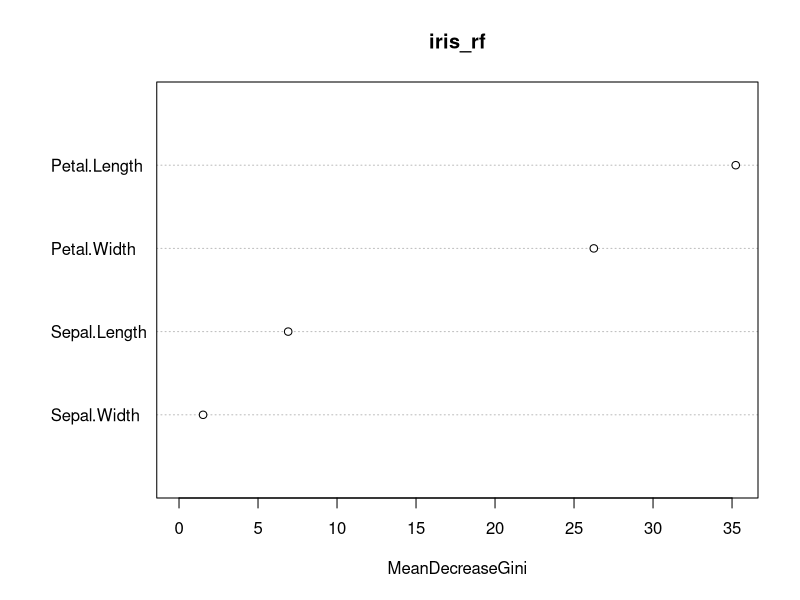
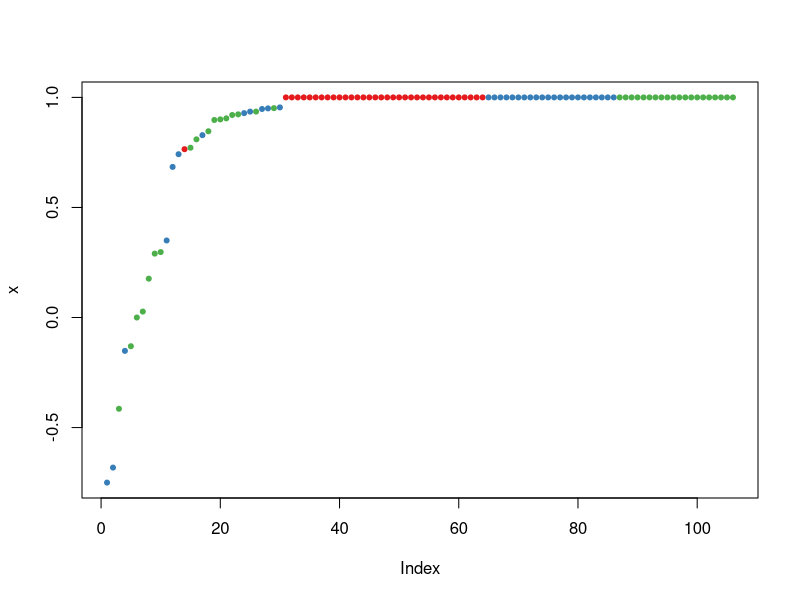
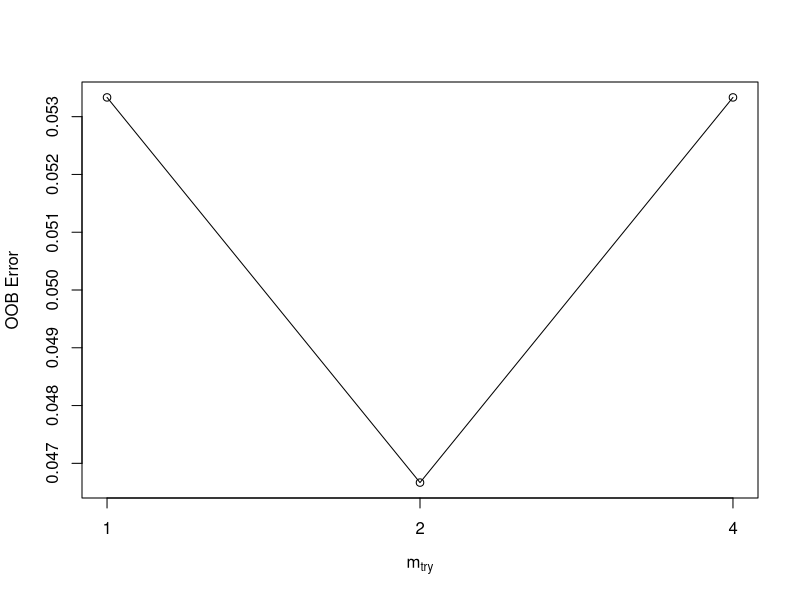

Source code (R) for these figures, in order:
library(ggplot2)
library(randomForest)

data(iris)
dim(iris)
nrow(iris)
names(iris)
head(iris)
summary(iris)
str(iris)

#Split iris data to Training data and testing data

ind <- sample(2,nrow(iris),replace=TRUE,prob=c(0.7,0.3))
trainData <- iris[ind==1,]
testData <- iris[ind==2,]

#Generate Random Forest learning treee
iris_rf <- randomForest(Species~.,data=trainData,ntree=100,proximity=TRUE)
table(predict(iris_rf),trainData$Species)

#Try to print Random Forest model and see the importance features
print(iris_rf)
importance(iris_rf)
varImpPlot(iris_rf)

#Try to build random forest for testing data

irisPred<-predict(iris_rf,newdata=testData)
table(irisPred, testData$Species)

#Try to see the margin, positive or negative, if positif it means correct classification
plot(margin(iris_rf,testData$Species))

#Try to tune Random Forest
tune.rf <- tuneRF(iris[,-5],iris[,5], stepFactor=0.5)

print(tune.rf)